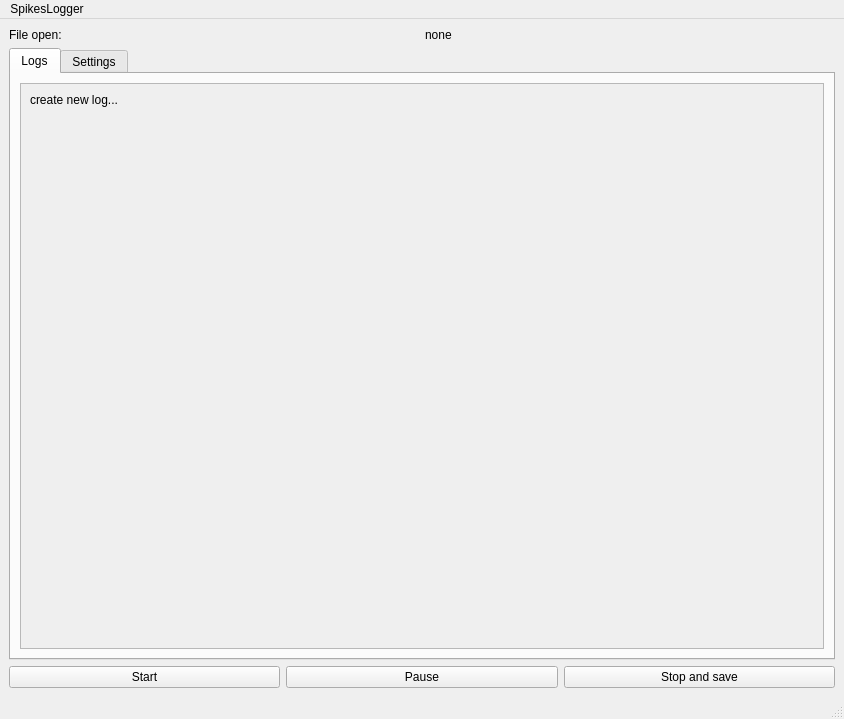
<?xml version="1.0" encoding="UTF-8"?>
<ui version="4.0">
 <class>SpikesLoggerGuiWindow</class>
 <widget class="QMainWindow" name="SpikesLoggerGuiWindow">
  <property name="geometry">
   <rect>
    <x>0</x>
    <y>0</y>
    <width>844</width>
    <height>719</height>
   </rect>
  </property>
  <property name="windowTitle">
   <string>Spikes logger</string>
  </property>
  <widget class="QWidget" name="centralwidget">
   <layout class="QGridLayout" name="gridLayout">
    <item row="6" column="0" colspan="2">
     <layout class="QHBoxLayout" name="horizontalLayout">
      <item>
       <widget class="QPushButton" name="StartPushButton">
        <property name="text">
         <string>Start</string>
        </property>
       </widget>
      </item>
      <item>
       <widget class="QPushButton" name="PausePushButton">
        <property name="text">
         <string>Pause</string>
        </property>
       </widget>
      </item>
      <item>
       <widget class="QPushButton" name="SaveAndStopPushButton">
        <property name="text">
         <string>Stop and save</string>
        </property>
        <property name="autoDefault">
         <bool>false</bool>
        </property>
       </widget>
      </item>
     </layout>
    </item>
    <item row="0" column="0">
     <widget class="QLabel" name="label">
      <property name="text">
       <string>File open:</string>
      </property>
     </widget>
    </item>
    <item row="0" column="1">
     <widget class="QLabel" name="OpenFIleName">
      <property name="text">
       <string>none</string>
      </property>
     </widget>
    </item>
    <item row="4" column="0" colspan="2">
     <widget class="QTabWidget" name="tabWidget">
      <property name="currentIndex">
       <number>0</number>
      </property>
      <widget class="QWidget" name="logsTab">
       <attribute name="title">
        <string>Logs</string>
       </attribute>
       <layout class="QHBoxLayout" name="horizontalLayout_3">
        <item>
         <widget class="QScrollArea" name="scrollArea">
          <property name="maximumSize">
           <size>
            <width>16777215</width>
            <height>16777215</height>
           </size>
          </property>
          <property name="widgetResizable">
           <bool>true</bool>
          </property>
          <property name="alignment">
           <set>Qt::AlignBottom|Qt::AlignJustify</set>
          </property>
          <widget class="QWidget" name="ConsoleScrollArea">
           <property name="geometry">
            <rect>
             <x>0</x>
             <y>0</y>
             <width>802</width>
             <height>545</height>
            </rect>
           </property>
           <layout class="QHBoxLayout" name="horizontalLayout_2">
            <item>
             <widget class="QLabel" name="logsConsole">
              <property name="text">
               <string>create new log...</string>
              </property>
              <property name="alignment">
               <set>Qt::AlignLeading|Qt::AlignLeft|Qt::AlignTop</set>
              </property>
             </widget>
            </item>
           </layout>
          </widget>
         </widget>
        </item>
       </layout>
      </widget>
      <widget class="QWidget" name="settingsTab">
       <attribute name="title">
        <string>Settings</string>
       </attribute>
       <layout class="QVBoxLayout" name="verticalLayout">
        <property name="sizeConstraint">
         <enum>QLayout::SetDefaultConstraint</enum>
        </property>
        <item>
         <layout class="QGridLayout" name="gridLayout_2">
          <item row="1" column="2">
           <widget class="QLineEdit" name="savedLogsLocation">
            <property name="text">
             <string>logs</string>
            </property>
           </widget>
          </item>
          <item row="2" column="0">
           <widget class="QLabel" name="label_4">
            <property name="text">
             <string>Server ip</string>
            </property>
           </widget>
          </item>
          <item row="0" column="2">
           <widget class="QLineEdit" name="networkTablesLoggerLocation">
            <property name="inputMask">
             <string/>
            </property>
            <property name="text">
             <string>SpikesLogger/output</string>
            </property>
           </widget>
          </item>
          <item row="2" column="2">
           <widget class="QLineEdit" name="ServerIP">
            <property name="text">
             <string>255.255.255.255</string>
            </property>
           </widget>
          </item>
          <item row="0" column="0">
           <widget class="QLabel" name="label_2">
            <property name="text">
             <string>Logger location</string>
            </property>
           </widget>
          </item>
          <item row="1" column="0">
           <widget class="QLabel" name="label_3">
            <property name="text">
             <string>Logs save location</string>
            </property>
           </widget>
          </item>
          <item row="3" column="2">
           <widget class="QLineEdit" name="TempValue">
            <property name="text">
             <string>SeaOttersAreSoFuckingCuteINeedThemInMyRoomRightNow</string>
            </property>
           </widget>
          </item>
          <item row="3" column="0">
           <widget class="QLabel" name="label_5">
            <property name="text">
             <string>Temp value</string>
            </property>
           </widget>
          </item>
         </layout>
        </item>
        <item>
         <widget class="QPushButton" name="applyChangesPushButton">
          <property name="text">
           <string>Apply</string>
          </property>
         </widget>
        </item>
        <item>
         <spacer name="verticalSpacer">
          <property name="orientation">
           <enum>Qt::Vertical</enum>
          </property>
          <property name="sizeHint" stdset="0">
           <size>
            <width>20</width>
            <height>40</height>
           </size>
          </property>
         </spacer>
        </item>
       </layout>
      </widget>
     </widget>
    </item>
   </layout>
  </widget>
  <widget class="QMenuBar" name="menubar">
   <property name="geometry">
    <rect>
     <x>0</x>
     <y>0</y>
     <width>844</width>
     <height>23</height>
    </rect>
   </property>
   <widget class="QMenu" name="menuSpikesLogger">
    <property name="title">
     <string>SpikesLogger</string>
    </property>
    <addaction name="actionOpen_file"/>
    <addaction name="actionCreate_new_log"/>
   </widget>
   <addaction name="menuSpikesLogger"/>
  </widget>
  <widget class="QStatusBar" name="statusbar"/>
  <action name="actionOpen_file">
   <property name="text">
    <string>Open log</string>
   </property>
  </action>
  <action name="actionCreate_new_log">
   <property name="text">
    <string>Create new log</string>
   </property>
  </action>
 </widget>
 <resources/>
 <connections/>
</ui>
